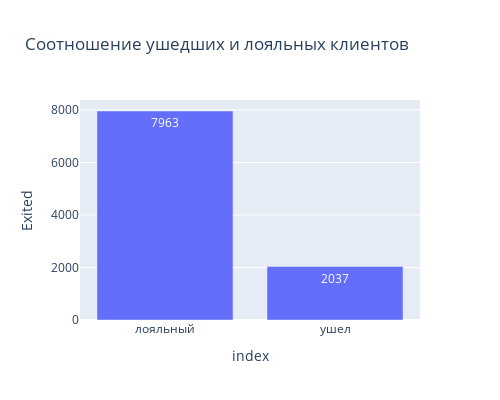

Here is the notebook cell this chart was saved with:
### Code cell
# Plotly
#строим график
fig = px.bar(
    exited_data, #датафрейм
    y="Exited", #ось y
    text = 'Exited', #текст на столбцах
    orientation='v', #ориентация графика
    height=400, #высота
    width=500, #ширина
    title='Соотношение ушедших и лояльных клиентов', #заголовок
 )
#отображаем его
fig.show()
# сохраняем 
fig.write_html("plotly/1.html")
#fig.write_image("images/1.png")

### Figure 1 — Plotly figure (JSON) as saved in the notebook; plotly's stock layout.template omitted (floating-point values rounded to 4 significant figures)
{"data": [{"alignmentgroup": "True", "hovertemplate": "index=%{x}<br>Exited=%{text}<extra></extra>", "legendgroup": "", "marker": {"color": "#636efa", "pattern": {"shape": ""}}, "name": "", "offsetgroup": "", "orientation": "v", "showlegend": false, "text": [7963, 2037], "textposition": "auto", "type": "bar", "x": ["лояльный", "ушел"], "xaxis": "x", "y": [7963, 2037], "yaxis": "y"}], "layout": {"barmode": "relative", "height": 400, "legend": {"tracegroupgap": 0}, "title": {"text": "Соотношение ушедших и лояльных клиентов"}, "width": 500, "xaxis": {"anchor": "y", "domain": [0, 1], "title": {"text": "index"}}, "yaxis": {"anchor": "x", "domain": [0, 1], "title": {"text": "Exited"}}}}
